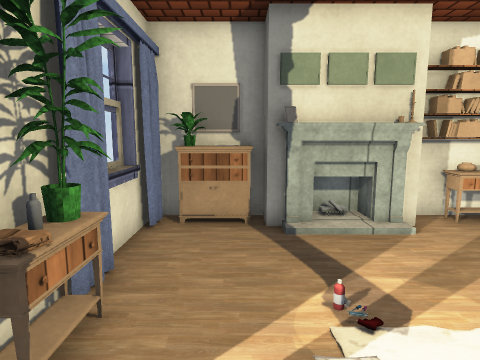
view 1 (above)

12 first-person views from a walk through a Unity game level. The camera is 1.2 m above the floor, tilts 8° down and sees 75° across. The floor is counted in squares, 0.5 m on a side. Each view is taken from the middle of a square. On the plan, view 1 faces up. The plan holds only what a view shows up to about 19 squares ahead; the rest is blank. The place goes on beyond the plan. Some animated figures are left out. Some surface patterns are stand-ins.

view 2
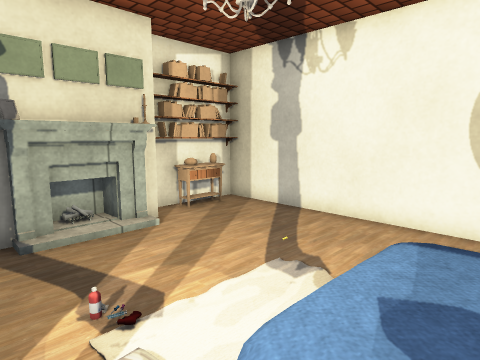

view 3
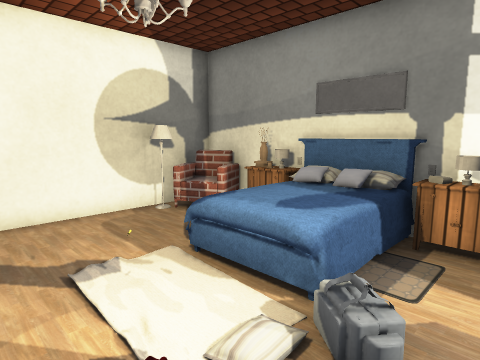

view 4
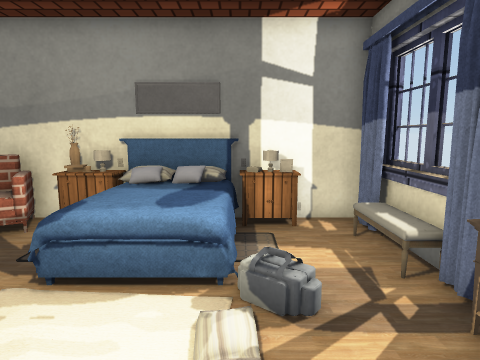

view 5
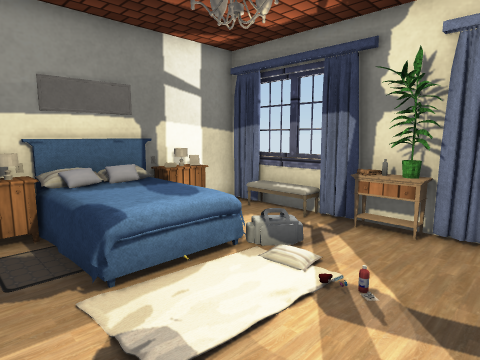

view 6
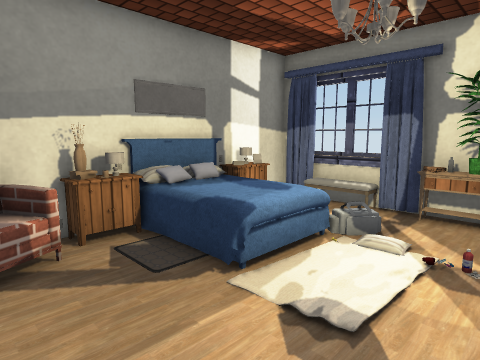

view 7
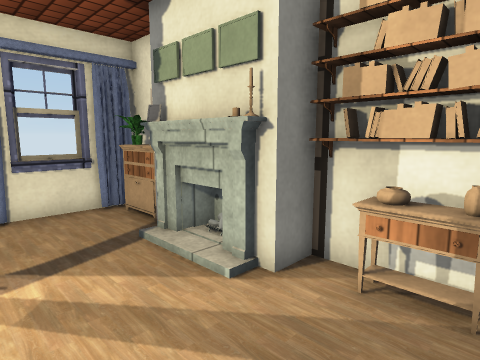

view 8
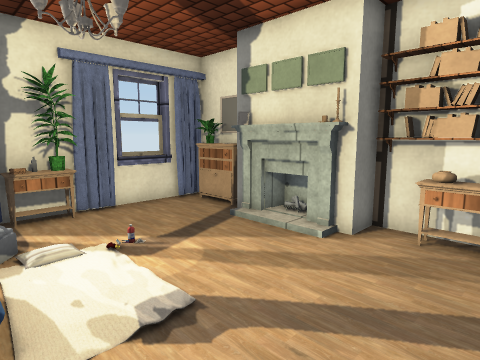

view 9
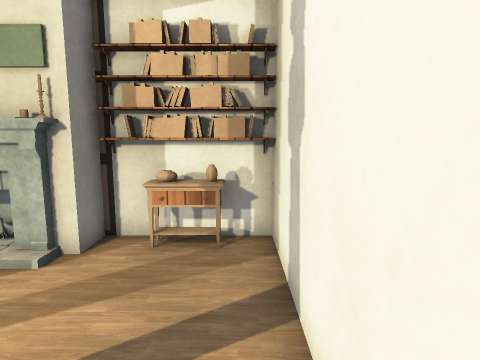

view 10
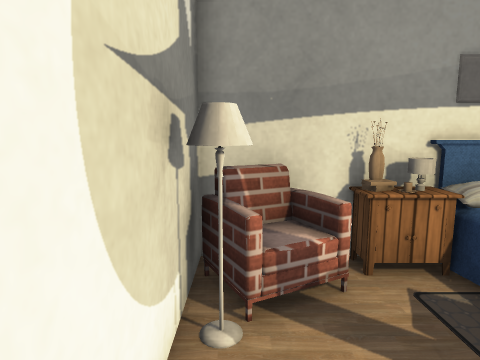

view 11
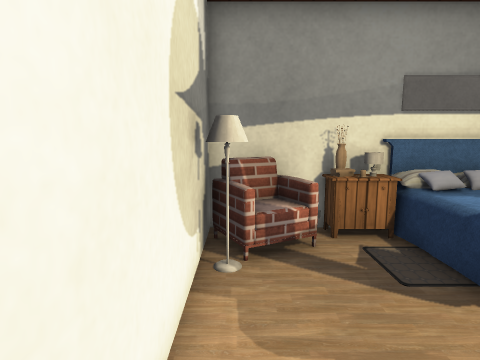

view 12
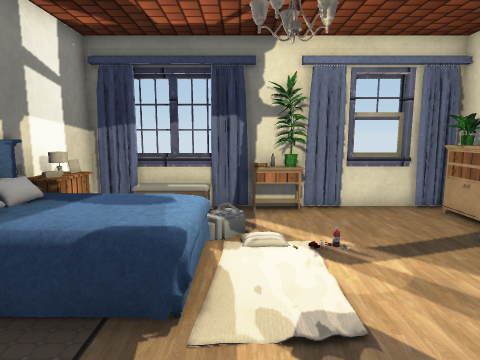

### Floor plan
Key: @ floor where view 1 was taken; # wall or solid block; x gap in a wall; . floor; / step, stairs or slope; = window, fence, low wall or low ledge; ^ raised ledge; v drop or lower ground; C curtain; S shelf; A vase; P plant; T table; B bed; N nightstand; K books; I painting; O other object.
Columns run from 3 left of view 1 to 9 right of it. Each row starts with its distance up from view 1.
  9 #CO^####SAAS#
  8 #CP=#####==.#
  7 #=..........#
  6 #=..........#
  5 ##..........#
  4 #P..........#
  3 #T..........#
  2 #C.//.......#
  1 #C..BBBO....#
  0 #=.@BBBB...##
 -1 #=..BBBB...xv
 -2 #CNNNBBNOK=#v
 -3 ###NOBIOKAvvv

Where each view was taken, in squares from view 1:
view 1: 0 up, 0 right, facing up
view 2: 0 up, 0 right, facing up-right
view 3: 5 up, 1 left, facing down-right
view 4: 6 up, 1 right, facing down
view 5: 6 up, 6 right, facing down-left
view 6: 5 up, 8 right, facing down-left
view 7: 4 up, 8 right, facing up-left
view 8: 1 up, 8 right, facing up-left
view 9: 2 up, 8 right, facing up
view 10: 3 up, 8 right, facing down
view 11: 5 up, 8 right, facing down
view 12: 2 up, 8 right, facing left
